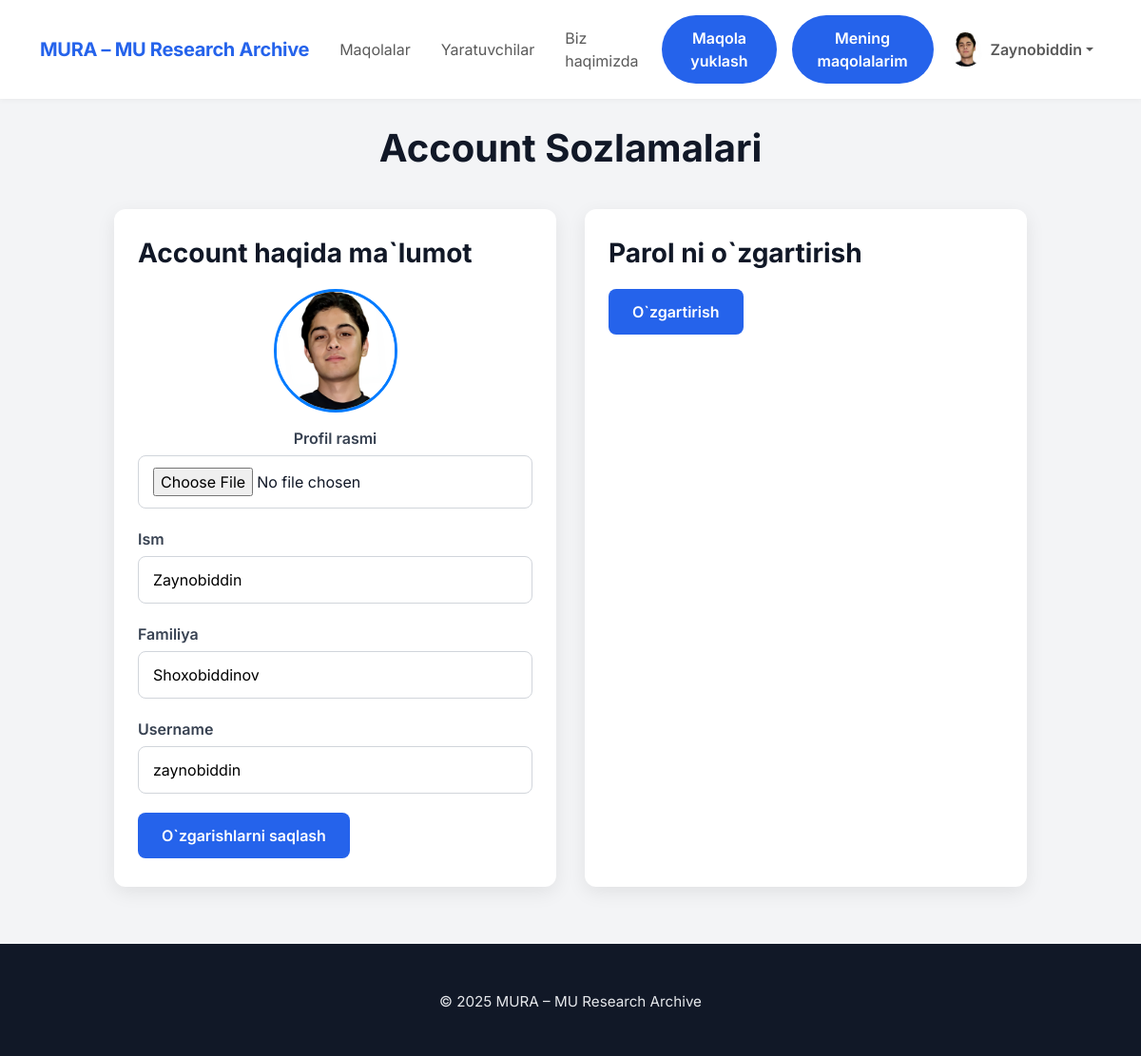
The page //profile/settings (signed in) on the database its author committed.
### main/models.py (models this page shows, shortened)
class CustomUser(AbstractUser):
    avatar = models.ImageField(upload_to='avatars/', null=True, blank=True)
    status = models.IntegerField(default=0)

### main/views.py (the view, shortened to what this page needs)
# urls.py: path('/profile/settings', ProfileUpdateView.as_view(), name='update_profile'),
class ProfileUpdateView(LoginRequiredMixin, View):
    template_name = 'settings.html'
    def get(self, request):
        return render(request, self.template_name)

### templates/settings.html (shortened to what this page needs)
{% extends "base.html" %}
{% load static %}
{% block style %}
    <link rel="stylesheet" href="{% static 'main/css/base.css' %}">
    <link rel="stylesheet" href="{% static 'main/css/settings.css' %}">
{% endblock %}
{% block content %}
    <div class="settings-container">
        <h1>Account Sozlamalari</h1>
        <div class="settings-grid">
            <div class="settings-card">
                <h2>Account haqida ma`lumot</h2>
                <form method="POST" action="{% url 'update_profile' %}" enctype="multipart/form-data">
                    <div class="form-group" style="text-align:center;">
                        {%if user.avatar%}
                        <img src="{{ user.avatar.url }}" class="avatar-preview" id="avatarPreview"
                             onerror="this.src='{% static 'main/img/default-avatar.png' %}'">
                        {%else%}
                            <img class="avatar-preview" id="avatarPreview" src='https://placehold.co/800x600?text=
                                    {{ user.first_name|default:"?"|slice:":1"|upper }}{{ user.last_name|default:"?"|slice:":1"|upper }}'
                                 alt="{{ user.first_name }} {{ user.last_name }}">
                        {%endif%}
                        <label for="avatar" style="display:block; margin-bottom:6px;">Profil rasmi</label>
                        <input type="file" name="avatar" id="avatar" accept="image/*"
                               onchange="previewAvatar(event)">
                    </div>
                    <div class="form-group">
                        <label for="first_name">Ism</label>
                        <input type="text" name="first_name" id="first_name" value="{{ user.first_name }}" required>
                    </div>
                    <div class="form-group">
                        <label for="last_name">Familiya</label>
                        <input type="text" name="last_name" id="last_name" value="{{ user.last_name }}" required>
                    </div>
                    <div class="form-group">
                        <label for="username">Username</label>
                        <input type="text" name="username" id="username" value="{{ user.username }}" required>
                    </div>
                    <button type="submit" class="btn">O`zgarishlarni saqlash</button>
                </form>
            </div>
            <div class="settings-card">
                <h2>Parol ni o`zgartirish</h2>
                <form method="POST" action="{% url 'change_password' %}">
                    <button type="submit" class="btn">O`zgartirish</button>
                </form>
            </div>
        </div>
    </div>
{% endblock %}

### templates/base.html (shortened to what this page needs)
{% load static %}
<!DOCTYPE html>
<html lang="en">
<head>
    <link href="https://cdn.jsdelivr.net/npm/bootstrap@5.3.3/dist/css/bootstrap.min.css" rel="stylesheet"/>
    <link
            rel="stylesheet"
            href="https://cdn.jsdelivr.net/npm/bootstrap-icons@1.11.3/font/bootstrap-icons.css"
    />
    {% block style %}{% endblock %}
</head>
<body>
<nav class="navbar navbar-expand-lg fixed-top">
    <div class="container">
        <a class="navbar-brand" href="{% url 'main' %}">MURA – MU Research Archive</a>
        <div class="collapse navbar-collapse" id="navmenu">
            <ul class="navbar-nav ms-auto align-items-lg-center">
                <li class="nav-item"><a href="{% url 'all_papers' %}" class="nav-link px-3">Maqolalar</a></li>
                <li class="nav-item"><a href="{% url 'creators' %}" class="nav-link px-3">Yaratuvchilar</a></li>
                <li class="nav-item"><a href="{% url 'about' %}" class="nav-link px-3">Biz haqimizda</a></li>
                {% if user.is_authenticated %}
                    <li class="nav-item"><a href="{% url 'upload_paper' %}"
                                            class="m-lg-2 mb-2 px-3 btn btn-outline-primary rounded-pill">Maqola
                        yuklash</a></li>
                    <li class="nav-item"><a href="{% url 'my_papers' %}"
                                            class="px-3 m-lg-2 mb-2  btn btn-outline-primary rounded-pill">Mening
                        maqolalarim</a>
                    </li>
                    <li class="nav-item dropdown">
                        <a class="nav-link dropdown-toggle d-flex align-items-center" href="#" id="profileDropdown"
                           role="button" data-bs-toggle="dropdown" aria-expanded="false">
                            {% if user.avatar %}
                                <img src="{{ user.avatar.url }}" alt="Avatar" class="rounded-circle" width="36"
                                     height="36" style="object-fit: cover;">
                            {% else %}
                                <img src="https://cdn-icons-png.flaticon.com/512/847/847969.png" alt="Default Avatar"
                                     class="rounded-circle" width="36" height="36" style="object-fit: cover;">
                            {% endif %}
                            <span class="ms-2 fw-semibold">{{ user.first_name }}</span>
                        </a>
                    </li>
                {% else %}
                    <li class="nav-item"><a href="{% url 'login' %}"
                                            class="btn btn-primary btn-sm ms-lg-3 p-2 m-1 text-white">Kirish</a></li>
                    <li class="nav-item"><a href="{% url 'register' %}"
                                            class="btn btn-primary btn-sm ms-lg-3 p-2 m-1 text-white">Ro'yxatdan
                        o'tish</a></li>
                {% endif %}
            </ul>
        </div>
    </div>
</nav>
{% block content %}
{% endblock %}
<footer>
    <div class="container">
        <p>© 2025 MURA – MU Research Archive</p>
    </div>
</footer>
</body>
</html>

### main/static/main/css/base.css (style rules this page uses)
.navbar .dropdown-toggle img { transition: transform 0.2s ease; }
body { font-family: 'Inter', sans-serif; background-color: #f9fafb; color: #1f2937; overflow-x: hidden; }
nav { background-color: #ffffff; box-shadow: 0 1px 6px rgba(0, 0, 0, 0.05); }
.navbar-brand { font-weight: 700; color: #2563eb !important; letter-spacing: -0.3px; }
footer { text-align: center; padding: 50px 0 30px; background: #111827; color: #e5e7eb; font-size: .95rem; }
body { padding-top: 72px; }
.btn { display: inline-block; background-color: #2563eb; color: #ffffff; padding: 12px 25px; border-radius: 8px; font-weight: 600; border: none; cursor: pointer; transition: background 0.3s ease, transform 0.2s ease; }

### main/static/main/css/settings.css (style rules this page uses)
body { background-color: #f3f4f6; font-family: 'Inter', sans-serif; color: #111827; }
.settings-container { max-width: 1000px; margin: 40px auto; padding: 20px; }
.settings-container h1 { text-align: center; margin-bottom: 40px; font-size: 2.5rem; font-weight: 700; }
.settings-grid { display: grid; grid-template-columns: repeat(auto-fit, minmax(350px, 1fr)); gap: 30px; }
.settings-card { background: #ffffff; padding: 30px 25px; border-radius: 12px; box-shadow: 0 6px 20px rgba(0, 0, 0, 0.08); transition: transform 0.3s ease, box-shadow 0.3s ease; }
.settings-card h2 { margin-bottom: 20px; font-size: 1.75rem; font-weight: 700; }
.form-group { margin-bottom: 20px; }
.form-group label { display: block; margin-bottom: 6px; font-weight: 600; color: #374151; }
.form-group input { width: 100%; padding: 12px 15px; border-radius: 8px; border: 1px solid #d1d5db; font-size: 1rem; transition: border 0.2s ease, box-shadow 0.2s ease; }
.btn { display: inline-block; background-color: #2563eb; color: #ffffff; padding: 12px 25px; border-radius: 8px; font-weight: 600; border: none; cursor: pointer; transition: background 0.3s ease, transform 0.2s ease; }
.avatar-preview { width: 130px; height: 130px; border-radius: 50%; object-fit: cover; border: 3px solid #007bff; margin-bottom: 15px; }

### rows shown on the page
CustomUser: avatar (picture), first_name "Zaynobiddin", last_name "Shoxobiddinov", username "zaynobiddin"
